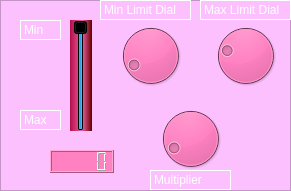
     <widget class="QFrame" name="frame_3">
      <property name="geometry">
       <rect>
        <x>730</x>
        <y>360</y>
        <width>291</width>
        <height>191</height>
       </rect>
      </property>
      <property name="styleSheet">
       <string notr="true">background-color: rgb(253, 192, 255);</string>
      </property>
      <property name="frameShape">
       <enum>QFrame::StyledPanel</enum>
      </property>
      <property name="frameShadow">
       <enum>QFrame::Raised</enum>
      </property>
      <widget class="QLCDNumber" name="lcdNumber_3">
       <property name="geometry">
        <rect>
         <x>50</x>
         <y>150</y>
         <width>64</width>
         <height>23</height>
        </rect>
       </property>
       <property name="styleSheet">
        <string notr="true">background-color: rgb(255, 129, 194);</string>
       </property>
      </widget>
      <widget class="QDial" name="dial_min">
       <property name="geometry">
        <rect>
         <x>110</x>
         <y>20</y>
         <width>81</width>
         <height>71</height>
        </rect>
       </property>
       <property name="styleSheet">
        <string notr="true">background-color: rgb(255, 129, 194);</string>
       </property>
       <property name="maximum">
        <number>10</number>
       </property>
       <property name="value">
        <number>1</number>
       </property>
      </widget>
      <widget class="QDial" name="dial_max">
       <property name="geometry">
        <rect>
         <x>190</x>
         <y>20</y>
         <width>111</width>
         <height>71</height>
        </rect>
       </property>
       <property name="styleSheet">
        <string notr="true">background-color: rgb(255, 129, 194);</string>
       </property>
       <property name="maximum">
        <number>20</number>
       </property>
       <property name="value">
        <number>5</number>
       </property>
      </widget>
      <widget class="QDial" name="dial_mult">
       <property name="geometry">
        <rect>
         <x>150</x>
         <y>103</y>
         <width>81</width>
         <height>71</height>
        </rect>
       </property>
       <property name="styleSheet">
        <string notr="true">background-color: rgb(255, 129, 194);</string>
       </property>
       <property name="maximum">
        <number>10</number>
       </property>
       <property name="value">
        <number>1</number>
       </property>
      </widget>
      <widget class="QSlider" name="vs">
       <property name="geometry">
        <rect>
         <x>70</x>
         <y>20</y>
         <width>22</width>
         <height>111</height>
        </rect>
       </property>
       <property name="styleSheet">
        <string notr="true">background-color: qlineargradient(spread:pad, x1:0, y1:0, x2:1, y2:0, stop:0 rgba(180, 15, 71, 255), stop:0.55 rgba(236, 96, 167, 255), stop:0.98 rgba(106, 0, 0, 255), stop:1 rgba(0, 0, 0, 0));</string>
       </property>
       <property name="sliderPosition">
        <number>99</number>
       </property>
       <property name="orientation">
        <enum>Qt::Vertical</enum>
       </property>
      </widget>
      <widget class="QLabel" name="label_9">
       <property name="geometry">
        <rect>
         <x>20</x>
         <y>20</y>
         <width>41</width>
         <height>20</height>
        </rect>
       </property>
       <property name="styleSheet">
        <string notr="true">color: rgb(255, 255, 255);
font: 87 10pt &quot;Arial Black&quot;;</string>
       </property>
       <property name="frameShape">
        <enum>QFrame::Box</enum>
       </property>
       <property name="text">
        <string>Min</string>
       </property>
      </widget>
      <widget class="QLabel" name="label_10">
       <property name="geometry">
        <rect>
         <x>20</x>
         <y>110</y>
         <width>41</width>
         <height>20</height>
        </rect>
       </property>
       <property name="styleSheet">
        <string notr="true">color: rgb(255, 255, 255);
font: 87 10pt &quot;Arial Black&quot;;</string>
       </property>
       <property name="frameShape">
        <enum>QFrame::Box</enum>
       </property>
       <property name="text">
        <string>Max</string>
       </property>
      </widget>
      <widget class="QLabel" name="label_11">
       <property name="geometry">
        <rect>
         <x>100</x>
         <y>0</y>
         <width>91</width>
         <height>20</height>
        </rect>
       </property>
       <property name="styleSheet">
        <string notr="true">color: rgb(255, 255, 255);
font: 87 8pt &quot;Arial Black&quot;;</string>
       </property>
       <property name="frameShape">
        <enum>QFrame::Box</enum>
       </property>
       <property name="text">
        <string>Min Limit Dial</string>
       </property>
      </widget>
      <widget class="QLabel" name="label_12">
       <property name="geometry">
        <rect>
         <x>150</x>
         <y>170</y>
         <width>81</width>
         <height>20</height>
        </rect>
       </property>
       <property name="styleSheet">
        <string notr="true">color: rgb(255, 255, 255);
font: 87 10pt &quot;Arial Black&quot;;</string>
       </property>
       <property name="frameShape">
        <enum>QFrame::Box</enum>
       </property>
       <property name="text">
        <string>Multiplier</string>
       </property>
      </widget>
      <widget class="QLabel" name="label_13">
       <property name="geometry">
        <rect>
         <x>200</x>
         <y>0</y>
         <width>91</width>
         <height>20</height>
        </rect>
       </property>
       <property name="styleSheet">
        <string notr="true">color: rgb(255, 255, 255);
font: 87 8pt &quot;Arial Black&quot;;</string>
       </property>
       <property name="frameShape">
        <enum>QFrame::Box</enum>
       </property>
       <property name="text">
        <string>Max Limit Dial</string>
       </property>
      </widget>
     </widget>
